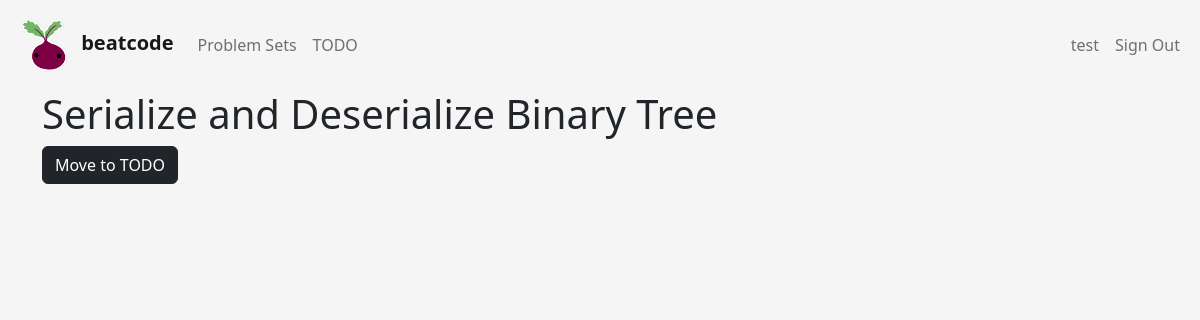
The page /problem/e6c052fc-e854-4321-8672-edff23927233/ (signed in) on the database its author committed.
### authentication/models.py (models this page shows, shortened)
class CustomUser(AbstractUser):
    id = models.UUIDField(default=uuid.uuid4, primary_key=True)
    username = None
    email = models.EmailField('email address', unique=True)
    first_name = models.CharField(max_length=255)
    last_name = models.CharField(max_length=255)
    leetcode_username = models.CharField(max_length=255, unique=True, blank=True, null=True)
    USERNAME_FIELD = 'email'
    REQUIRED_FIELDS = ['first_name', 'last_name']
    objects = CustomUserManager()

### beatcodeApp/models.py (models this page shows, shortened)
class Problem(models.Model):
    id = models.UUIDField(primary_key=True, default=uuid.uuid4)
    category = models.ManyToManyField(Category)
    name = models.CharField(max_length=255)
    problem_set = models.ManyToManyField(ProblemSet, blank=True)
    difficulty = models.CharField(max_length=255, blank=True, null=True)

### beatcodeApp/views.py (the view, shortened to what this page needs)
# urls.py: path('problem/<uuid:problem_id>/', ProblemView.as_view(), name='problem'),
class ProblemView(LoginRequiredMixin, View):
    login_url = reverse_lazy('login')
    def get(self, request, *args, **kwargs):
        context = {}
        problem_id = kwargs['problem_id']
        problem = Problem.objects.get(id=problem_id)
        context['problem'] = problem
        return render(request, 'beatcodeApp/problem.html', context)

### beatcodeApp/templates/beatcodeApp/problem.html (shortened to what this page needs)
{% extends 'beatcodeApp/main.html' %}
{% block content %}
<div class="container">
    <h1>{{ problem.name }}</h1>
    <form action="." method="POST">
        <button type="submit" value="{{ problem.id }}" class="btn btn-dark">Move to TODO</button>
    </form>
</div>
{% endblock %}

### beatcodeApp/templates/beatcodeApp/main.html (shortened to what this page needs)
{% load static%}
<!DOCTYPE html>
<html>
<head lang="en">
    <link href="https://cdn.jsdelivr.net/npm/bootstrap@5.2.2/dist/css/bootstrap.min.css" rel="stylesheet"
>
    <link rel="stylesheet" href="../../static/styles.css">
</head>
<body style="background-color: #f5f5f5;">
    <nav class="navbar navbar-expand-lg">
        <div class="container-fluid">
            <a class="flex navbar-brand" href="{% url 'home' %}">
                <img src="{%  static 'beatcodeApp/images/beet.png' %}" alt="logo" width="64" height="64">
                <strong>beatcode</strong>
            </a>
            <div class="collapse navbar-collapse" id="navbarSupportedContent">
                <ul class="navbar-nav me-auto mb-2 mb-lg-0">
                    <li class="nav-item">
                        <a class="nav-link" href="{% url 'problem-sets' %}">Problem Sets</a>
                    </li>
                    <li class="nav-item">
                        <a class="nav-link" href="{% url 'todos' %}">TODO</a>
                    </li>
                </ul>
                <ul class="navbar-nav ms-auto mb-2 mb-lg-0">
                    <li class="nav-item">
                        {% if user.is_authenticated %}
                        <a class="nav-link" href="{% url 'profile' user.id %}">{{ user.first_name }}</a>
                        {% else %}
                        <a class="nav-link" href="{% url 'login' %}">Sign In</a>
                        {% endif %}
                    </li>
                    <li class="nav-item">
                        {% if user.is_authenticated %}
                        <a class="nav-link" href="{% url 'logout' %}">Sign Out</a>
                        {% else %}
                        <a class="nav-link" href="{% url 'register' %}">Register</a>
                        {% endif %}
                    </li>
                </ul>
            </div>
        </div>
    </nav>
    {% block content %}
    {% endblock content %}
</body>
</html>

### rows shown on the page
CustomUser: first_name "test"
Problem: name "Serialize and Deserialize Binary Tree"
